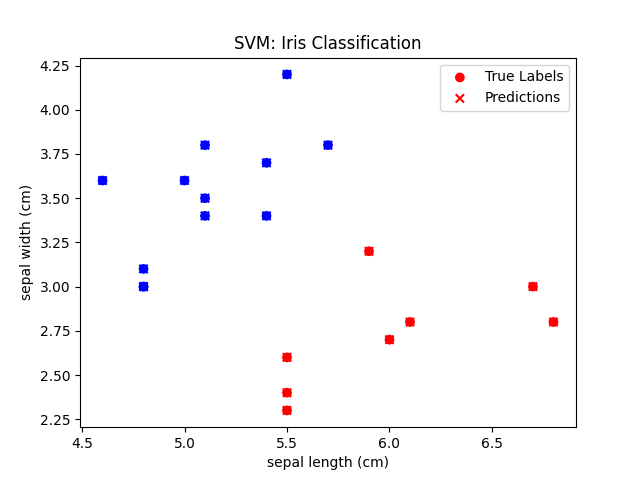

Generate this figure with Python:
import numpy as np
import matplotlib.pyplot as plt
from sklearn.datasets import load_iris
from sklearn.model_selection import train_test_split


# Simplified Linear SVM implementation
class SVM:
    def __init__(self, learning_rate=0.001, lambda_param=0.01, n_iterations=1000):
        self.lr = learning_rate
        self.lambda_param = lambda_param
        self.n_iter = n_iterations
        self.weights = None
        self.bias = None

    def fit(self, X, y):
        n_samples, n_features = X.shape
        self.weights = np.zeros(n_features)
        self.bias = 0
        y_ = np.where(y <= 0, -1, 1)  # Convert to -1, 1

        # Gradient descent
        for _ in range(self.n_iter):
            for idx, x_i in enumerate(X):
                condition = y_[idx] * (np.dot(x_i, self.weights) + self.bias) >= 1
                if condition:
                    self.weights -= self.lr * (2 * self.lambda_param * self.weights)
                else:
                    self.weights -= self.lr * (2 * self.lambda_param * self.weights - np.dot(x_i, y_[idx]))
                    self.bias -= self.lr * y_[idx]

    def predict(self, X):
        return np.sign(np.dot(X, self.weights) + self.bias)


# Main function
def main():
    # Load dataset (use only two classes for simplicity)
    data = load_iris()
    X, y = data.data[data.target != 2, :2], data.target[data.target != 2]  # First two features, binary

    # Split into training and test sets
    X_train, X_test, y_train, y_test = train_test_split(X, y, test_size=0.2, random_state=42)

    # Train model
    model = SVM(learning_rate=0.001, lambda_param=0.01, n_iterations=1000)
    model.fit(X_train, y_train)

    # Predict on test set
    y_pred = model.predict(X_test)

    # Calculate accuracy
    accuracy = np.mean(y_pred == np.where(y_test <= 0, -1, 1))
    print(f"Accuracy: {accuracy:.4f}")

    # Visualize
    plt.scatter(X_test[:, 0], X_test[:, 1], c=y_test, cmap='bwr', label='True Labels')
    plt.scatter(X_test[:, 0], X_test[:, 1], c=y_pred, marker='x', cmap='bwr', label='Predictions')
    plt.xlabel(data.feature_names[0])
    plt.ylabel(data.feature_names[1])
    plt.title('SVM: Iris Classification')
    plt.legend()
    plt.show()


if __name__ == "__main__":
    main()
